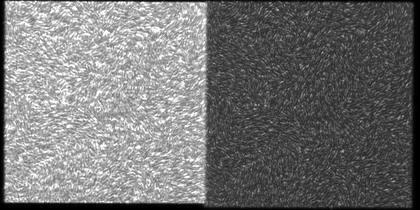
%> input picture nematics/example_images/raw/1_X1.tif, 420 x 210 px, shrunk from 1800 x 900 before the run, given in place of Orient_1_X1.tif, which was not available
$ octave get_defects_from_angle.m   (GNU Octave 9; MATLAB toolbox functions it lacks are replaced by stand-ins)
%> lines starting %> are read from the running program, lines starting %| are printed output that depends on the picture; in (x1, y1, x2, y2) boxes, pixels count from 0 and x2, y2 are one past the last pixel; in counts of white or black regions, pixels touching at a corner belong together; the program's own positions count from 1; pictures that were not available may be replaced by others from this repository, and a replacement may not be noted
### nematics/plot_nematic_field.m
function plot_nematic_field(Ang)

if any( Ang(:)>4 ) % check if Ang is in RAD
    Ang = Ang * pi/180;
end

[Xu,Yu] = meshgrid(1:size(Ang,2),1:size(Ang,1));
step = 13; O_len = .7;
q6 = quiver( ...
    Xu(1:step:end,1:step:end),Yu(1:step:end,1:step:end),...
    cos(Ang(1:step:end,1:step:end)),-sin(Ang(1:step:end,1:step:end)), ...
    O_len ...
    );
q6.LineWidth=1; q6.Color = [.7 .2 .0]; q6.ShowArrowHead='off';

### nematics/order_parameter.m
function Q = order_parameter(A,a,d)
% d: overlap (number of overlaps in sliding widow)
% d(default) = 2 (50%)
if (nargin < 3)
    d = 2;
end

if any( A(:)>4 ) % check if Ang is in RAD
    A = A * pi/180;
end

Q = [];

ii=1;
for i=1:floor(a/d):size(A,1)-a+1
    jj=1;
    for j=1:floor(a/d):size(A,2)-a+1

        B=A(i:i+a-1,j:j+a-1);


        q=sqrt((sum(sum(cos(2*B)))/(size(B,1)*size(B,2)))^2+(sum(sum(sin(2*B)))/(size(B,1)*size(B,2)))^2);
        %q=(sum(sum(cos(2*B)))/(size(B,1)*size(B,2)));


        % q=(sum(sum(cos(B)))/(size(B,1)*size(B,2)));

        %         Q(i:i+a-1,j:j+a-1)=q;

        Q(i:i+a-1,j:j+a-1)=q;
        jj=jj+1;
    end;
    ii=ii+1;
end;


% [25 lines of commented-out code are left out]

### nematics/detectDefectsFromOrderParameter.m
function [x, y] = detectDefectsFromOrderParameter(op)

% [13 lines of commented-out code are left out]
s = regionprops('table', op<.3,'centroid');
x = s.Centroid(:,1);
y = s.Centroid(:,2);

### nematics/detectDefectsFromAngle.m
function [xf, yf] = detectDefectsFromAngle(Ang)

if any( Ang(:)>4 ) % check if Ang is in RAD
    Ang = Ang * pi/180;
end

qq = order_parameter(Ang,10,3);

[x, y] = detectDefectsFromOrderParameter(qq);

X = [x,y];
% [xf, yf] = removeClosePoints(X, 15);
xf = x;
yf = y;

### nematics/_bacteria/get_defects_from_angle.m
% RUN EXAMPLE FILES:
%% Load raw image corresponing to angular map
filepath = '.\example_images\orient\Orient_1_X1.tif'
Ang = imread(filepath);
%> Ang is the input picture: size 210x420 uint8; min 0, max 255, mean 116
[f,name,ext] = fileparts(filepath);
dir_info  = dir(['.\example_images\raw\*',name(8:end),'.tif']);
raw_img_path = [dir_info.folder '\' dir_info.name];
imshow(imread(raw_img_path)); hold on
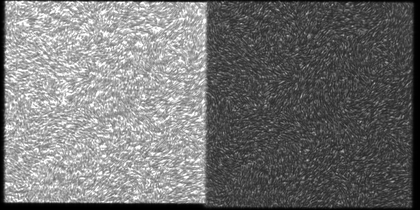
%> input picture nematics/example_images/raw/1_X2.tif, 420 x 210 px, shrunk from 1800 x 900 before the run, given in place of 1_X1.tif1_X2.tif1_X3.tif, which was not available
plot_nematic_field(Ang);
%> in plot_nematic_field, `Ang = Ang * pi/180;`:
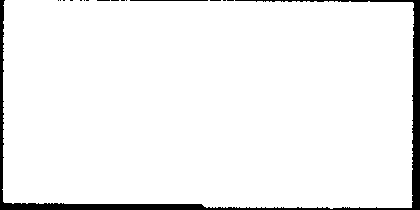
%> Ang: size 210x420 uint8; values 0 (black) and 1 (white), 95.1% white; 16 black regions (14 under 20 px), largest, box (x1, y1, x2, y2) and area: (0, 0, 420, 210) 4168, (130, 0, 208, 1) 78
%% Order parameter map from angular map
filepath = '.\example_images\orient\Orient_1_X1.tif'
Ang = imread(filepath);
qq = order_parameter(Ang,10,3);
%> after the loop in order_parameter, `for i=1:floor(a/d):size(A,1)-a+1`:
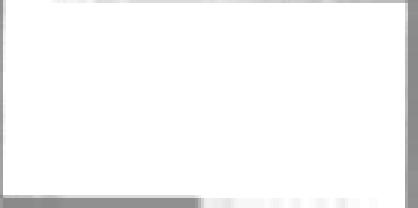
%> Q: size 208x418 double; min 0.54, max 1, mean 0.971
%> after the loop in order_parameter, `for i=1:floor(a/d):size(A,1)-a+1`: ii = 68
imshow(qq); hold on

%% Find defects from order angular map (plotted on of order parameter)
filepath = '.\example_images\orient\Orient_1_X1.tif'
Ang = imread(filepath);
qq = order_parameter(Ang,10,3);
imshow(qq); hold on
%> after `imshow(qq)`:
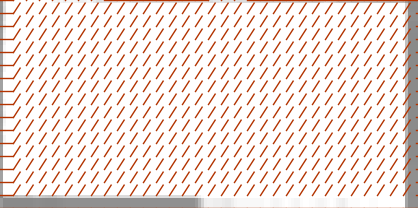
%> figure redrawn from the program's plot data
[xf, yf] = detectDefectsFromAngle(Ang);
%> in detectDefectsFromOrderParameter, `s = regionprops('table', op<.3,'centroid');`: s = 0 regions
%> in detectDefectsFromOrderParameter, `x = s.Centroid(:,1);`: x = {}
%> the run ends on the next line
